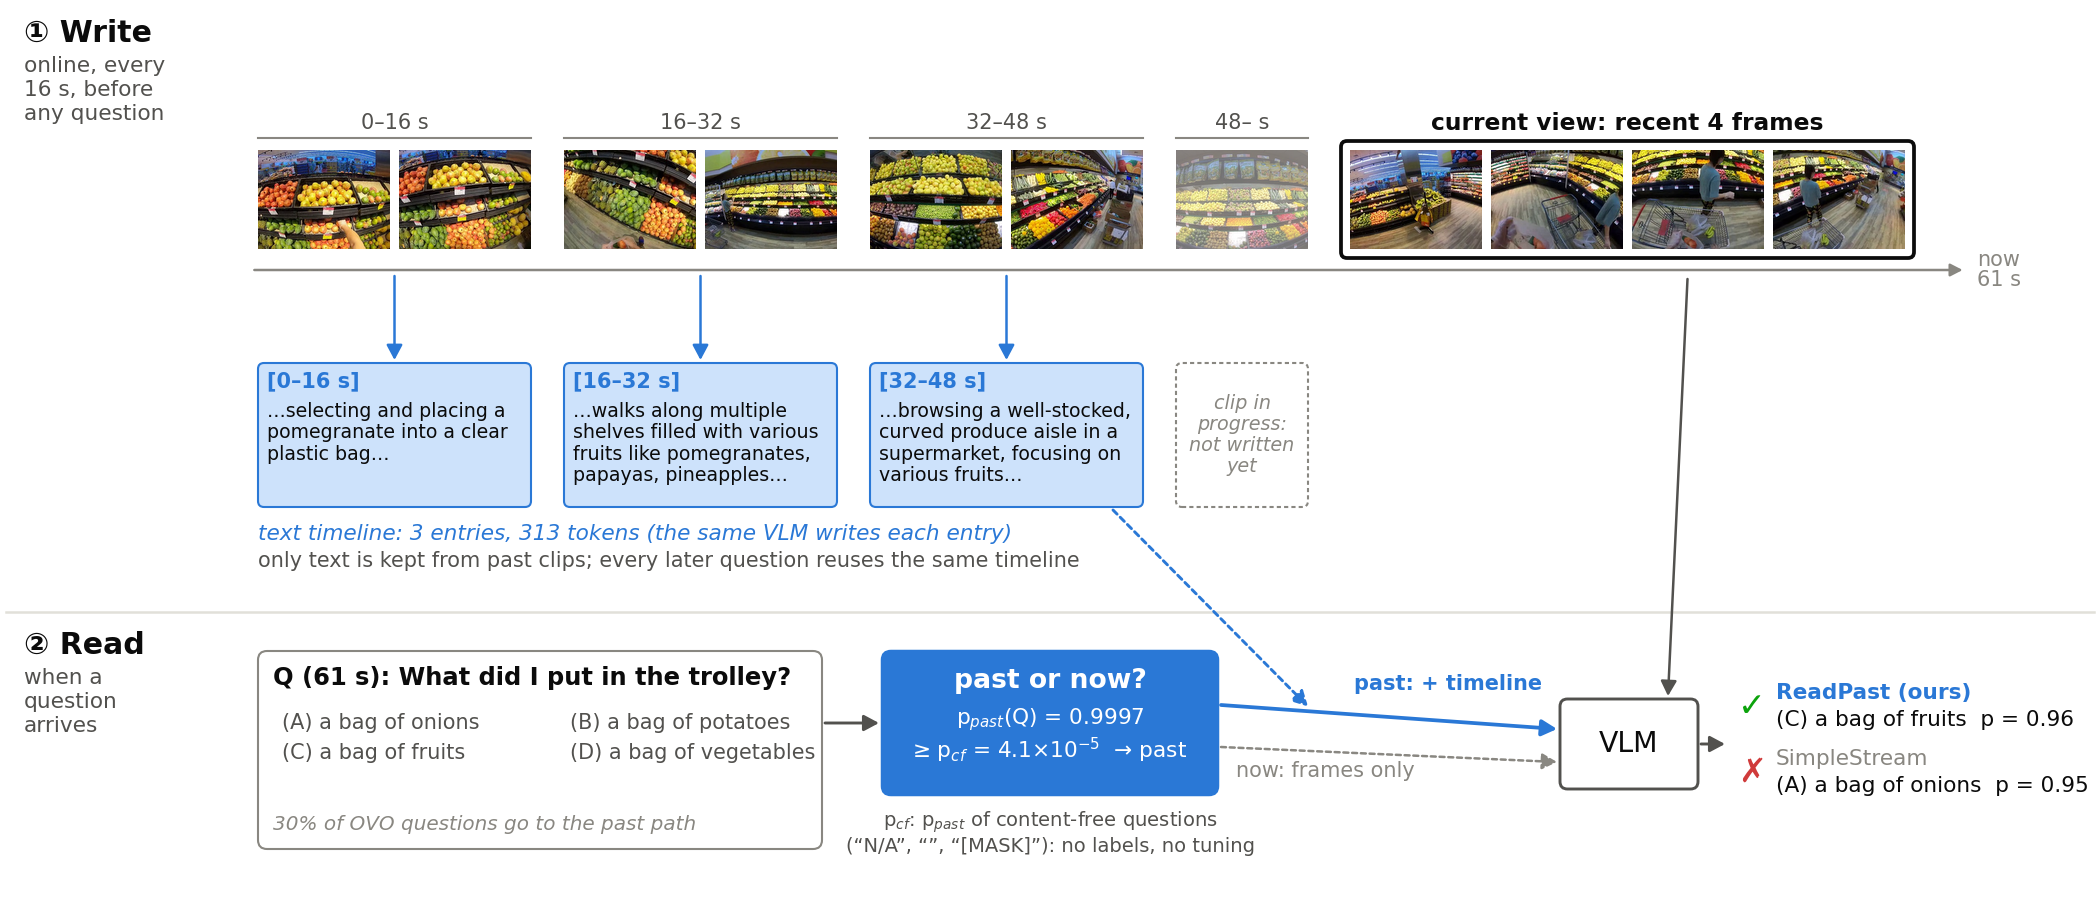

Write Python code to recreate this figure.
"""Figure 2 (method overview, DRAFT): ReadPast on a real OVO-Bench question (EPM:173, Qwen3-VL-8B).

Top, write side: while the video streams, the same VLM captions every finished 16-s clip into a text timeline
(question-agnostic; the clip still in progress is not in the timeline yet). Bottom, read side: when a question
arrives, a question-only gate decides past/now with the content-free threshold p_cf; "past" adds the timeline to the
recent 4 frames. Frames come from the video, caption excerpts are verbatim substrings of the cached captions, and all
numbers (p_past, p_cf, answers, probabilities, timeline tokens, read rate) are read from the run records.

usage (host): python3 paper/figs/fig2_method.py  ->  paper/figs/fig2_method.{pdf,png}
frames: paper/figs/assets/epm173/ (paper/figs/extract_frames.py, run inside ren_stream_g23)
"""

import glob
import json
import os
import sys
import re
import textwrap

import matplotlib

matplotlib.use("Agg")
import matplotlib.pyplot as plt  # noqa: E402
from matplotlib.patches import Rectangle  # noqa: E402
from PIL import Image  # noqa: E402

HERE = os.path.dirname(os.path.abspath(__file__))
sys.path.insert(0, HERE)
from fig1_teaser import (BAD, GOOD, GRID, INK, INK2, MUTED, OURS, OURS_TINT, RUNS, arrow, box,  # noqa: E402
                         load)

KEY, RUN_BASE, RUN_OURS, ROUTE = "EPM:173", "r4_q3", "cap16_q3", "route_q3_cal_p0"
CAPS = "/data/REN/streamkv/cache/captions_q3_s16/Ego4D__clips__a99baf07-ce1c-4f73-ab20-ed0dfc079510.mp4.json"
ANNO = "/data/REN/datasets/streaming/ovo_bench/ovo_bench_new.json"
ASSETS = os.path.join(HERE, "assets", "epm173")
EXCERPTS = [  # verbatim substrings of the three finished captions (asserted below)
    "selecting and placing a pomegranate into a clear plastic bag",
    "walks along multiple shelves filled with various fruits like pomegranates, papayas, pineapples",
    "browsing a well-stocked, curved produce aisle in a supermarket, focusing on various fruits",
]
SEG_THUMBS = [(4, 12), (20, 28), (36, 44)]
PARTIAL_THUMB, RECENT = 52, (58, 59, 60, 60.9)
TW, TH, TG = 44, 33, 3  # thumbnail width / height / gap (axis units = 0.01 in)


def data():
    base, ours = load(RUN_BASE, RUNS)[KEY], load(RUN_OURS, RUNS)[KEY]
    rdir = sorted(glob.glob(f"{RUNS}/*-{ROUTE}/out"))[-1]
    route, calib = json.load(open(f"{rdir}/route.json")), json.load(open(f"{rdir}/calib.json"))
    anno = next(a for a in json.load(open(ANNO)) if f"{a['task']}:{a['id']}" == KEY)
    caps = json.load(open(CAPS))["captions"][:3]
    for c, e in zip(caps, EXCERPTS):
        assert e in c["text"], e
    read = sum(v["p_past"] >= calib["p_cf"] for v in route.values()) / len(route)
    p = lambda r: json.loads(r["p_opts"]) if isinstance(r["p_opts"], str) else r["p_opts"]  # noqa: E731
    return dict(anno=anno, caps=caps, base=base, ours=ours, p_base=p(base), p_ours=p(ours),
                p_past=route[KEY]["p_past"], p_cf=calib["p_cf"], read=read, tl=int(ours["timeline_tokens"]))


def thumb(ax, x, y, t, ec=None, lw=0.0, alpha=1.0):
    im = Image.open(os.path.join(ASSETS, f"t{t:06.2f}.jpg"))
    ax.imshow(im, extent=(x, x + TW, y, y + TH), zorder=3, alpha=alpha, interpolation="lanczos")
    if ec:
        ax.add_patch(Rectangle((x, y), TW, TH, fc="none", ec=ec, lw=lw, zorder=4))


def sci(v):
    m, e = f"{v:.1e}".split("e")
    return f"{m}×10$^{{{int(e)}}}$"


def main():
    d = data()
    fig = plt.figure(figsize=(7.0, 3.05))
    ax = fig.add_axes([0, 0, 1, 1])
    ax.set_xlim(0, 700)
    ax.set_ylim(0, 305)
    ax.axis("off")

    # ---------------- write side ----------------
    ax.text(8, 294, "① Write", fontsize=7.2, fontweight="bold", color=INK, va="center")
    for i, line in enumerate(["online, every", "16 s, before", "any question"]):
        ax.text(8, 283 - 8 * i, line, fontsize=5.2, color=INK2, va="center")
    ty = 222
    seg_x = [86, 188, 290]
    for (t0, t1), sx in zip(SEG_THUMBS, seg_x):
        thumb(ax, sx, ty, t0)
        thumb(ax, sx + TW + TG, ty, t1)
    px = 392
    thumb(ax, px, ty, PARTIAL_THUMB, alpha=0.55)
    rx0 = 450
    for i, t in enumerate(RECENT):
        thumb(ax, rx0 + i * (TW + TG), ty, t)
    rx1 = rx0 + 4 * TW + 3 * TG
    box(ax, rx0 - 3, ty - 3, rx1 - rx0 + 6, TH + 6, "none", INK, lw=0.9, r=2, z=5)
    ax.text((rx0 + rx1) / 2, ty + TH + 9, "current view: recent 4 frames", ha="center", va="center", fontsize=5.6,
            color=INK, fontweight="bold")
    for sx, (lab) in zip(seg_x + [px], ["0–16 s", "16–32 s", "32–48 s", "48– s"]):
        w = 2 * TW + TG if sx != px else TW
        ax.plot([sx, sx + w], [ty + TH + 4] * 2, color=MUTED, lw=0.5)
        ax.text(sx + w / 2, ty + TH + 9, lab, ha="center", va="center", fontsize=5.0, color=INK2)
    # time axis
    ay = ty - 7
    ax.annotate("", xy=(rx1 + 22, ay), xytext=(82, ay),
                arrowprops=dict(arrowstyle="-|>,head_length=0.35,head_width=0.18", color=MUTED, lw=0.6))
    ax.text(rx1 + 24, ay, f"now\n{d['anno']['realtime']} s", fontsize=5.0, color=MUTED, va="center", ha="left",
            linespacing=1.0)

    # caption entries = text timeline
    cy, ch, cw = 136, 48, 2 * TW + TG
    for c, e, sx in zip(d["caps"], EXCERPTS, seg_x):
        arrow(ax, (sx + cw / 2, ay - 2), (sx + cw / 2, cy + ch + 1), color=OURS, lw=0.6)
        box(ax, sx, cy, cw, ch, OURS_TINT, OURS, lw=0.5, r=2)
        ax.text(sx + 3, cy + ch - 6, f"[{c['t0']}–{c['t1']} s]", fontsize=5.0, color=OURS, fontweight="bold",
                va="center")
        body = textwrap.fill("…" + e + "…", 27)
        ax.text(sx + 3, cy + ch - 13, body, fontsize=4.55, color=INK, va="top", linespacing=1.15)
    box(ax, px, cy, TW, ch, "white", MUTED, lw=0.5, r=2)
    ax.patches[-1].set_linestyle((0, (2, 1.5)))
    ax.text(px + TW / 2, cy + ch / 2, "clip in\nprogress:\nnot written\nyet", fontsize=4.6, color=MUTED,
            ha="center", va="center", linespacing=1.15, style="italic")
    ax.text(86, cy - 9, f"text timeline: {len(d['caps'])} entries, {d['tl']} tokens "
            "(the same VLM writes each entry)", fontsize=5.2, color=OURS, va="center", style="italic")
    ax.text(86, cy - 18, "only text is kept from past clips; every later question reuses the same timeline",
            fontsize=5.0, color=INK2, va="center")
    ax.plot([2, 698], [101, 101], color=GRID, lw=0.6)

    # ---------------- read side ----------------
    ax.text(8, 90, "② Read", fontsize=7.2, fontweight="bold", color=INK, va="center")
    for i, line in enumerate(["when a", "question", "arrives"]):
        ax.text(8, 79 - 8 * i, line, fontsize=5.2, color=INK2, va="center")
    a = d["anno"]
    qx, qy, qw, qh = 86, 22, 188, 66
    box(ax, qx, qy, qw, qh, "white", MUTED, lw=0.5, r=3)
    ax.text(qx + 5, qy + qh - 9, f"Q ({a['realtime']} s): {re.sub(r'\bi\b', 'I', a['question'].strip())}", fontsize=5.8,
            color=INK, va="center", fontweight="bold")
    for i, o in enumerate(a["options"]):
        ax.text(qx + 8 + (i % 2) * 96, qy + qh - 24 - (i // 2) * 10, f"({chr(65 + i)}) {o}", fontsize=5.0,
                color=INK2, va="center")
    ax.text(qx + 5, qy + 8, f"{d['read'] * 100:.0f}% of OVO questions go to the past path", fontsize=4.8,
            color=MUTED, va="center", style="italic")

    gx, gy, gw, gh = 294, 40, 112, 48
    box(ax, gx, gy, gw, gh, OURS, OURS, r=3)
    ax.text(gx + gw / 2, gy + gh - 10, "past or now?", ha="center", va="center", fontsize=6.4, color="white",
            fontweight="bold")
    ax.text(gx + gw / 2, gy + gh - 23, f"p$_{{past}}$(Q) = {d['p_past']:.4f}", ha="center", va="center",
            fontsize=5.2, color="white")
    ax.text(gx + gw / 2, gy + gh - 33, f"≥ p$_{{cf}}$ = {sci(d['p_cf'])}  → past", ha="center",
            va="center", fontsize=5.2, color="white")
    ax.text(gx + gw / 2, gy - 9, "p$_{cf}$: p$_{past}$ of content-free questions", ha="center", va="center",
            fontsize=4.7, color=INK2)
    ax.text(gx + gw / 2, gy - 17, "(“N/A”, “”, “[MASK]”): no labels, no tuning",
            ha="center", va="center", fontsize=4.7, color=INK2)
    arrow(ax, (qx + qw + 1, qy + qh / 2 + 9), (gx - 1, gy + gh / 2))

    vx, vy, vw, vh = 520, 42, 46, 30
    box(ax, vx, vy, vw, vh, "white", INK2, lw=0.7)
    ax.text(vx + vw / 2, vy + vh / 2, "VLM", ha="center", va="center", fontsize=6.8, color=INK)
    arrow(ax, (gx + gw + 1, gy + gh / 2 + 6), (vx - 1, vy + vh / 2 + 5), color=OURS, lw=0.9)
    ax.text(vx - 6, gy + gh / 2 + 13, "past: + timeline", ha="right", va="center", fontsize=5.0, color=OURS,
            fontweight="bold")
    arrow(ax, (gx + gw + 1, gy + gh / 2 - 8), (vx - 1, vy + vh / 2 - 6), color=MUTED, lw=0.6, ls=(0, (2, 1.5)))
    ax.text(gx + gw + 6, gy + gh / 2 - 16, "now: frames only", ha="left", va="center", fontsize=5.0, color=MUTED)
    # timeline -> VLM (dashed), current view -> VLM
    arrow(ax, (290 + cw - 10, cy - 1), (gx + gw + 30, gy + gh / 2 + 5.5), color=OURS, lw=0.7, ls=(0, (2, 1.5)), rad=0.0)
    arrow(ax, ((rx0 + rx1) / 2 + 20, ty - 4 - 6), (vx + vw - 10, vy + vh + 1), color=INK2, lw=0.6)

    # answers
    ox = 592
    gt = a["gt"]
    rows = [("ReadPast (ours)", d["ours"], d["p_ours"], OURS), ("SimpleStream", d["base"], d["p_base"], MUTED)]
    for i, (lab, rec, p, col) in enumerate(rows):
        yy = vy + vh - 2 - i * 22
        k = ord(rec["response"]) - 65
        ok = k == gt
        ax.text(ox, yy + 4, lab, fontsize=5.2, color=col, va="center", fontweight="bold" if i == 0 else "normal")
        ax.text(ox, yy - 5, f"({rec['response']}) {a['options'][k]}  p = {p[k]:.2f}", fontsize=5.2, color=INK,
                va="center")
        ax.text(ox - 8, yy - 0.5, "✓" if ok else "✗", fontsize=8, color=GOOD if ok else BAD, ha="center",
                va="center", fontweight="bold")
    arrow(ax, (vx + vw + 1, vy + vh / 2), (ox - 17, vy + vh / 2), color=INK2)

    for ext in ("pdf", "png"):
        fig.savefig(os.path.join(HERE, f"fig2_method.{ext}"), dpi=300, facecolor="white")
    print("saved", os.path.join(HERE, "fig2_method.{pdf,png}"), {k: d[k] for k in ("p_past", "p_cf", "read", "tl")})


if __name__ == "__main__":
    main()
